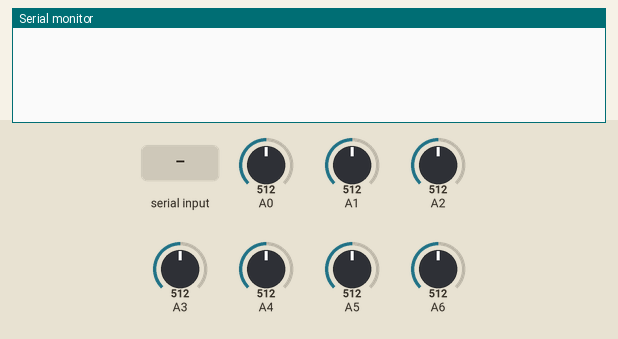
A sketch run on a simulated Arduino Mega 2560, built with avr-gcc and run on an emulated ATmega2560. Shown: the last lines printed to the serial monitor. The inputs (shaded band) are chosen by the test bench; at power-on: A0 = 512, A1 = 512, A2 = 512, A3 = 512, A4 = 512, A5 = 512, A6 = 512.

Above: at 1.2 s.
1.3 s: "0" received over Serial
At 2.5 s:
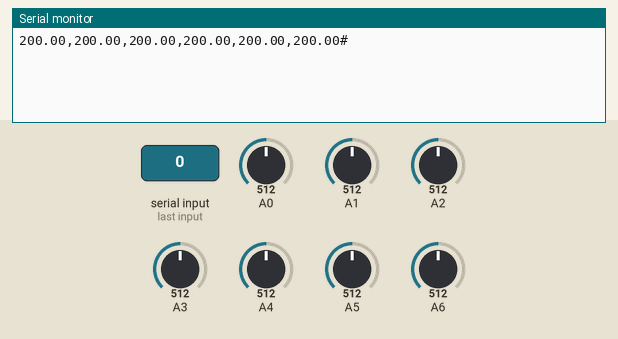
2.8 s: "1" received over Serial
At 4.0 s:
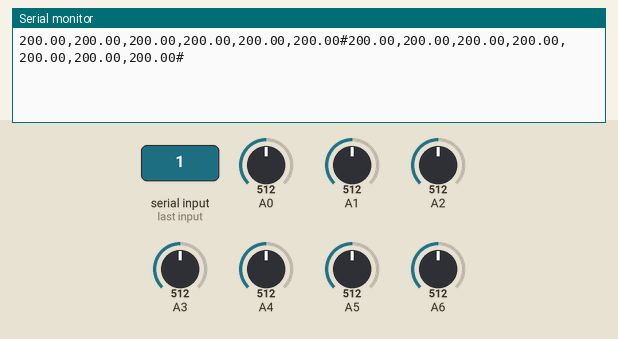

Measured:
- after the input at 1.3 s, the serial monitor: prints a new line at once (image 1)
- after the input at 2.8 s, the serial monitor: prints a new line at once (image 2)

The sketch:

CapturaDatos.ino
```cpp
/********************************************************************
 *     SAPBot - Sistema de Adquisición de Parámetros Scorbot        *
 *                    Código Arduino Mega 2560                      *
 *                                                                  *
 * Desarrollado por:                                                *
 *                    - Hugo Ríos Fuentes                           *
 *                    - Felipe Valenzuela Cornejo                   *
 *                                                                  *
 *             Universidad del Bío-Bío 2017-2                       *
 *       Desarrollado a petición del Laboratorio CIMUBB             *
 *  Memoria para optar al título de Ingeniero Civil en Informática  *
 ********************************************************************/

#include "Motor.h"

Motor m[7]; //Se crean un arreglo de 7 Motor;

//Bandera y evento serial que espera un \n para enviar los datos de los sensores
//conectados al Scorbot

boolean enviar = false;
boolean slidebase = false;

void serialEvent() {
  while (Serial.available()) {
    char inChar = (char)Serial.read();
    if (inChar == '0') {
      enviar = true;
      slidebase = false;
    }
    if (inChar == '1') {
      enviar = true;
      slidebase = true;
    }
  }
}

void setup() {
  // put your setup code here, to run once:
  Serial.begin(9600);
  for (int i = 0; i < 7; i++)
  {
    m[i] = {0, 0, 0};
  }
}

void loop() {
  for (int i = 0; i < 7; i++)
  {
    m[i] = capturar((0 + i),m[i].aB, m[i].aM);
  }

  //Si se activo la bandera del evento serial, se inicia el envio de datos por serial
  if (enviar && !slidebase)
  {
    String temp = "";
    for (int i = 0; i < 6; i++)
    {
      if (i == 5)
      {
        temp = temp + m[i].temp;
      }
      else
      {
        temp = temp + m[i].temp + ",";
      }
    }
    String s = temp + "#\r";
    Serial.print(s);
    enviar = false;
  }
  if (enviar && slidebase)
  {
    String temp = "";
    for (int i = 0; i < 7; i++)
    {
      if (i == 6)
      {
        temp = temp + m[i].temp;
      }
      else
      {
        temp = temp + m[i].temp + ",";
      }
    }
    String s = temp + "#\r";
    Serial.print(s);
    enviar = false;
  }
}

float temperatura(int pinT){
  float temp, voltaje;
  voltaje = (analogRead(pinT) * 0.004882814);
  temp = (voltaje - 0.5) * 100.0;
  return temp;
}

//Función dedicada a capturar los datos de Temperatura de los sensores correspondientes
//pinT (Sensor de Temperatura).
Motor capturar(int pinT, float aB, float aM)
{
  const int RunningAverageCount = 16;
  float RunningAverageBuffer[RunningAverageCount];
  for(int i=0; i< RunningAverageCount; ++i)
  {
    float RawTemperature = temperatura(pinT);
    RunningAverageBuffer[i] = RawTemperature;
  }

  float temp = 0;
  for(int i=0; i< RunningAverageCount; ++i)
  {
    temp += RunningAverageBuffer[i];
  }
  temp /= RunningAverageCount;

  if ((aB == 0) && (aM == 0))
  {
    aB = temp;
    Motor m = {temp, aB, aM};
    return m;
  }
  if (((abs(temp - aB)) < 2.0))
  {
    aB = temp;
    Motor m = {temp, aB, aM};
    return m;
  }
  else
  {
    if (((abs(temp - aM)) < 2.0))
    {
      aM=aB;
      aB=temp;
      Motor m = {temp, aB, aM};
      return m;
    }
    else
    {
      aM=temp;
      temp=aB;
      Motor m = {temp, aB, aM};
      return m;
    }
  }
}
```

Motor.h
```cpp
//Se crea estructura de Motor, que contiene los valores para cada motor del robot Scorbot.
struct Motor
{
  float temp;
  float aB;
  float aM;
} ;
```
